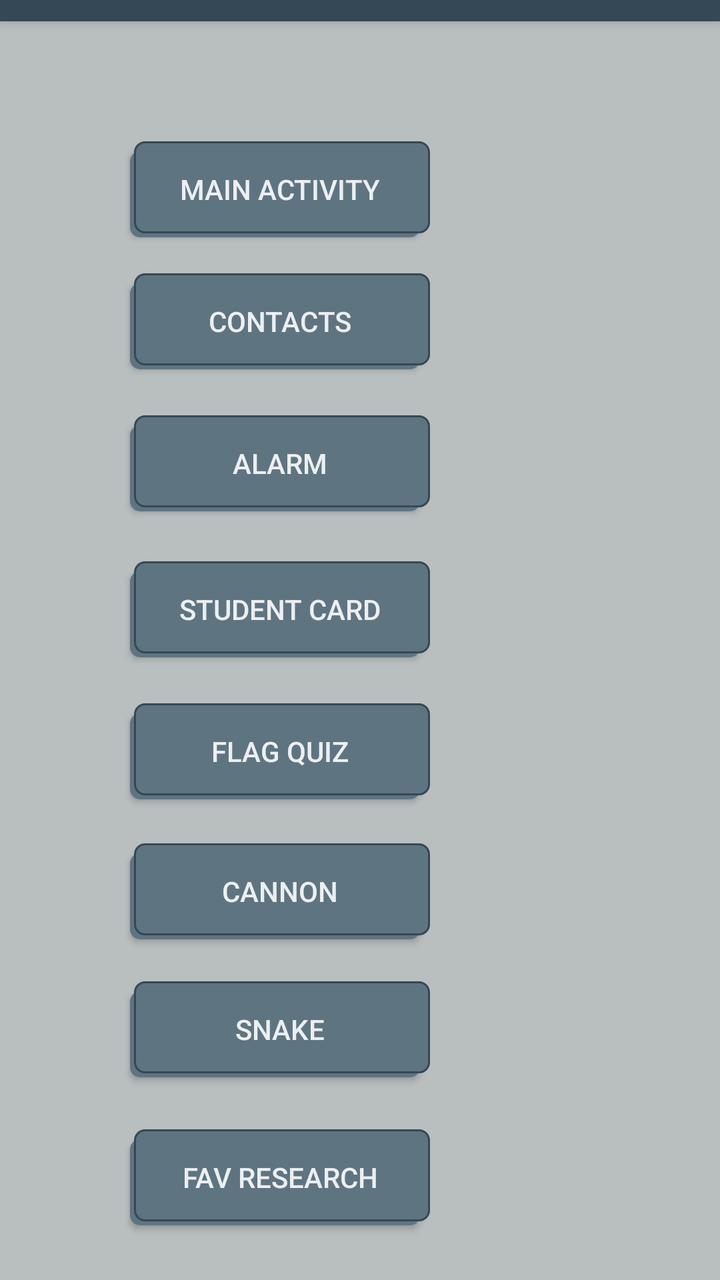
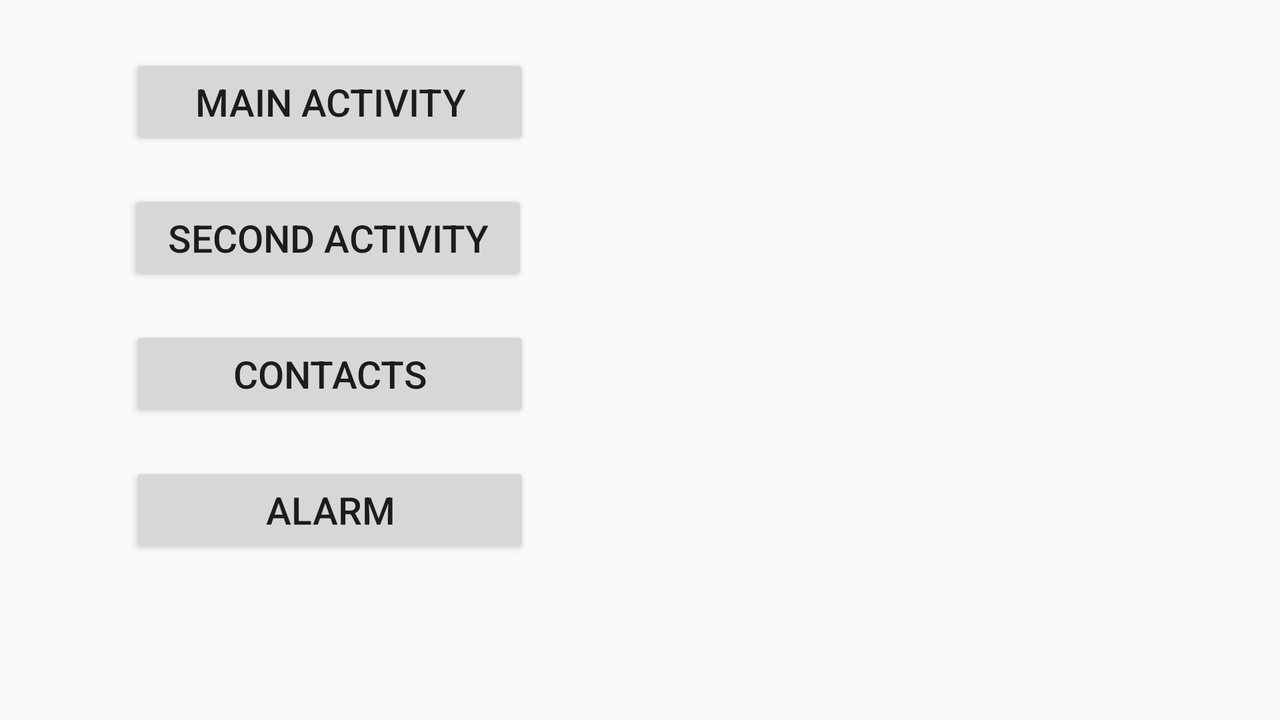

One screen, two layout resources from the same app: the default and the author's alternative for another configuration. Each is rendered where Android would select it; the XML of both is given below.
<!-- AndroidManifest.xml: application theme LauncherTheme -->
<!-- res/layout/activity_launcher.xml -->
<?xml version="1.0" encoding="utf-8"?>
<androidx.constraintlayout.widget.ConstraintLayout xmlns:android="http://schemas.android.com/apk/res/android"
    xmlns:app="http://schemas.android.com/apk/res-auto"
    xmlns:tools="http://schemas.android.com/tools"
    android:layout_width="match_parent"
    android:layout_height="match_parent"
    android:background="@color/backPage"
    tools:context=".LauncherActivity">

    <Button
        android:id="@+id/btnFavRes"
        android:layout_width="150dp"
        android:layout_height="wrap_content"
        android:layout_marginStart="65dp"
        android:layout_marginBottom="73dp"
        android:background="@drawable/selector_button"
        android:textColor="@color/colorTextButtonPrimary"
        android:elevation="@dimen/DefaultSizeElevationButton"
        android:text="@string/txtBtnFavRes"
        android:textSize="@dimen/DefaultSizeTextButton"
        app:layout_constraintBottom_toBottomOf="parent"
        app:layout_constraintStart_toStartOf="parent"
        app:layout_constraintTop_toBottomOf="@+id/btnSnake" />

    <Button
        android:id="@+id/btnSnake"
        android:layout_width="150dp"
        android:layout_height="wrap_content"
        android:layout_marginBottom="26dp"
        android:elevation="@dimen/DefaultSizeElevationButton"
        android:text="@string/txtBtnSnake"
        android:background="@drawable/selector_button"
        android:textColor="@color/colorTextButtonPrimary"
        android:textSize="@dimen/DefaultSizeTextButton"
        app:layout_constraintBottom_toTopOf="@+id/btnFavRes"
        app:layout_constraintEnd_toEndOf="@+id/btnFavRes"
        app:layout_constraintStart_toStartOf="@+id/btnFavRes"
        app:layout_constraintTop_toBottomOf="@+id/btnCannon" />

    <Button
        android:id="@+id/btnCannon"
        android:layout_width="150dp"
        android:layout_height="wrap_content"
        android:layout_marginBottom="21dp"
        android:elevation="@dimen/DefaultSizeElevationButton"
        android:text="@string/txtBtnCannon"
        android:textSize="@dimen/DefaultSizeTextButton"
        android:background="@drawable/selector_button"
        android:textColor="@color/colorTextButtonPrimary"
        app:layout_constraintBottom_toTopOf="@+id/btnSnake"
        app:layout_constraintEnd_toEndOf="@+id/btnSnake"
        app:layout_constraintStart_toStartOf="@+id/btnSnake"
        app:layout_constraintTop_toBottomOf="@+id/btnFlagQuiz" />

    <Button
        android:id="@+id/btnMainActivity"
        android:layout_width="150dp"
        android:layout_height="wrap_content"
        android:layout_marginBottom="18dp"
        android:elevation="@dimen/DefaultSizeElevationButton"
        android:text="@string/txtBtnMainActivity"
        android:textSize="@dimen/DefaultSizeTextButton"
        android:background="@drawable/selector_button"
        android:textColor="@color/colorTextButtonPrimary"
        app:layout_constraintBottom_toTopOf="@+id/btnContacts"
        app:layout_constraintEnd_toEndOf="@+id/btnContacts"
        app:layout_constraintStart_toStartOf="@+id/btnContacts"
        app:layout_constraintTop_toBottomOf="@+id/toolbar" />

    <Button
        android:id="@+id/btnAlarm"
        android:layout_width="150dp"
        android:layout_height="wrap_content"
        android:layout_marginBottom="25dp"
        android:elevation="@dimen/DefaultSizeElevationButton"
        android:text="@string/txtBtnAlarm"
        android:textSize="@dimen/DefaultSizeTextButton"
        android:background="@drawable/selector_button"
        android:textColor="@color/colorTextButtonPrimary"
        app:layout_constraintBottom_toTopOf="@+id/btnStudentActivity"
        app:layout_constraintEnd_toEndOf="@+id/btnStudentActivity"
        app:layout_constraintStart_toStartOf="@+id/btnStudentActivity"
        app:layout_constraintTop_toBottomOf="@+id/btnContacts" />

    <Button
        android:id="@+id/btnContacts"
        android:layout_width="150dp"
        android:layout_height="wrap_content"
        android:layout_marginBottom="23dp"
        android:elevation="@dimen/DefaultSizeElevationButton"
        android:text="@string/txtBtnContacts"
        android:textSize="@dimen/DefaultSizeTextButton"
        android:background="@drawable/selector_button"
        android:textColor="@color/colorTextButtonPrimary"
        app:layout_constraintBottom_toTopOf="@+id/btnAlarm"
        app:layout_constraintEnd_toEndOf="@+id/btnAlarm"
        app:layout_constraintStart_toStartOf="@+id/btnAlarm"
        app:layout_constraintTop_toBottomOf="@+id/btnMainActivity" />

    <androidx.appcompat.widget.Toolbar
        android:id="@+id/toolbar"
        android:layout_width="0dp"
        android:layout_height="@dimen/DefaultSizeAppBar"
        android:layout_marginBottom="60dp"
        android:background="?attr/colorPrimary"
        android:elevation="@dimen/DefaultSizeElevationAppBar"
        android:minHeight="?attr/actionBarSize"
        android:theme="@style/AppTheme"
        app:layout_constraintBottom_toTopOf="@+id/btnMainActivity"
        app:layout_constraintEnd_toEndOf="parent"
        app:layout_constraintStart_toStartOf="parent"
        app:layout_constraintTop_toTopOf="parent" />

    <Button
        android:id="@+id/btnStudentActivity"
        android:layout_width="150dp"
        android:layout_height="wrap_content"
        android:layout_marginBottom="23dp"
        android:elevation="@dimen/DefaultSizeElevationButton"
        android:text="@string/strBtnStudentActivity"
        android:textSize="@dimen/DefaultSizeTextButton"
        android:background="@drawable/selector_button"
        android:textColor="@color/colorTextButtonPrimary"
        app:layout_constraintBottom_toTopOf="@+id/btnFlagQuiz"
        app:layout_constraintEnd_toEndOf="@+id/btnFlagQuiz"
        app:layout_constraintStart_toStartOf="@+id/btnFlagQuiz"
        app:layout_constraintTop_toBottomOf="@+id/btnAlarm" />

    <Button
        android:id="@+id/btnFlagQuiz"
        android:layout_width="150dp"
        android:layout_height="wrap_content"
        android:layout_marginBottom="22dp"
        android:elevation="@dimen/DefaultSizeElevationButton"
        android:text="@string/txtBtnFlagQuiz"
        android:textSize="@dimen/DefaultSizeTextButton"
        android:background="@drawable/selector_button"
        android:textColor="@color/colorTextButtonPrimary"
        app:layout_constraintBottom_toTopOf="@+id/btnCannon"
        app:layout_constraintEnd_toEndOf="@+id/btnCannon"
        app:layout_constraintStart_toStartOf="@+id/btnCannon"
        app:layout_constraintTop_toBottomOf="@+id/btnStudentActivity" />
</androidx.constraintlayout.widget.ConstraintLayout>
<!-- resources referenced by this layout -->
<resources>
  <color name="backPage">#B9BEBE</color>
  <color name="colorTextButtonPrimary">#eceff1</color>
  <dimen name="DefaultSizeAppBar">56dp</dimen>
  <dimen name="DefaultSizeElevationAppBar">4dp</dimen>
  <dimen name="DefaultSizeElevationButton">2dp</dimen>
  <dimen name="DefaultSizeTextButton">14sp</dimen>
  <!-- drawable selector_button (drawable) -->
  <selector xmlns:android="http://schemas.android.com/apk/res/android">
      <item>
          <layer-list>
              <item
                  android:right="5dp"
                  android:top="5dp">
                  <shape>
                      <corners android:radius="5dp" />
                      <gradient android:angle="270"
                          android:endColor="@color/colorPrimaryLight"
                          android:startColor= "@color/colorPrimaryLight" />
                  </shape>
              </item>
              <item
                  android:bottom="2dp"
                  android:left="2dp">
                  <shape>
                      <gradient android:angle="270"
                          android:endColor="@color/colorPrimaryLight"
                          android:startColor="@color/colorPrimaryLight" />
                      <stroke android:width="1dp"
                          android:color="@color/colorPrimary" />
                      <corners android:radius="5dp" />
                      <padding android:bottom="10dp"
                          android:left="10dp"
                          android:right="10dp"
                          android:top="10dp" />
                  </shape>
              </item>
          </layer-list>
      </item>
  
  </selector>
  <string name="strBtnStudentActivity">Student Card</string>
  <string name="txtBtnAlarm">Alarm</string>
  <string name="txtBtnCannon">Cannon</string>
  <string name="txtBtnContacts">Contacts</string>
  <string name="txtBtnFavRes">Fav Research</string>
  <string name="txtBtnFlagQuiz">Flag Quiz</string>
  <string name="txtBtnMainActivity">Main Activity</string>
  <string name="txtBtnSnake">Snake</string>
  <style name="AppTheme" parent="Theme.AppCompat.Light.DarkActionBar">
          
          <item name="colorPrimary">@color/colorPrimary</item>
          <item name="colorPrimaryDark">@color/colorPrimaryDark</item>
          <item name="colorAccent">@color/colorAccent</item>
          <item name="titleTextColor">@color/textColor</item>
          <item name="subtitleTextColor">@color/textColor</item>
      </style>
  <style name="LauncherTheme" parent="Theme.AppCompat.Light.NoActionBar">
          <item name="colorPrimary">@color/colorPrimary</item>
          <item name="colorPrimaryDark">@color/colorPrimaryDark</item>
          <item name="colorAccent">@color/colorAccent</item>
          <item name="titleTextColor">@color/textColor</item>
          <item name="subtitleTextColor">@color/textColor</item>
      </style>
  <color name="colorPrimaryLight">#5f7481</color>
  <color name="colorPrimary">#344955</color>
  <color name="colorPrimaryDark">#232F34</color>
  <color name="colorAccent">#f9AA33</color>
  <color name="textColor">#f9AA33</color>
</resources>
<!-- res/layout-land/activity_launcher.xml (the author's variant of the layout above) -->
<!-- drawn on the phone turned sideways -->
<?xml version="1.0" encoding="utf-8"?>
<androidx.constraintlayout.widget.ConstraintLayout xmlns:android="http://schemas.android.com/apk/res/android"
    xmlns:app="http://schemas.android.com/apk/res-auto"
    xmlns:tools="http://schemas.android.com/tools"
    android:layout_width="match_parent"
    android:layout_height="match_parent"
    tools:context=".LauncherActivity">

    <Button
        android:id="@+id/btnMainActivity"
        android:layout_width="200dp"
        android:layout_height="wrap_content"
        android:layout_marginStart="65dp"
        android:layout_marginTop="27dp"
        android:text="@string/txtBtnMainActivity"
        android:textSize="@dimen/textSizeDefault"
        app:layout_constraintStart_toStartOf="parent"
        app:layout_constraintTop_toTopOf="parent" />

    <Button
        android:id="@+id/btnAlarm"
        android:layout_width="200dp"
        android:layout_height="wrap_content"
        android:layout_marginTop="20dp"
        android:text="@string/txtBtnAlarm"
        android:textSize="@dimen/textSizeDefault"
        app:layout_constraintEnd_toEndOf="@+id/btnContacts"
        app:layout_constraintHorizontal_bias="0.0"
        app:layout_constraintStart_toStartOf="@+id/btnContacts"
        app:layout_constraintTop_toBottomOf="@+id/btnContacts" />

    <Button
        android:id="@+id/btnSecondActivity"
        android:layout_width="200dp"
        android:layout_height="wrap_content"
        android:layout_marginStart="64dp"
        android:layout_marginTop="20dp"
        android:text="@string/txtBtnSecondActivity"
        android:textSize="@dimen/textSizeDefault"
        app:layout_constraintStart_toStartOf="parent"
        app:layout_constraintTop_toBottomOf="@+id/btnMainActivity" />

    <Button
        android:id="@+id/btnContacts"
        android:layout_width="200dp"
        android:layout_height="wrap_content"
        android:layout_marginStart="65dp"
        android:layout_marginTop="20dp"
        android:layout_marginEnd="63dp"
        android:text="@string/txtBtnContacts"
        android:textSize="@dimen/textSizeDefault"
        app:layout_constraintEnd_toEndOf="@+id/btnSecondActivity"
        app:layout_constraintHorizontal_bias="0.0"
        app:layout_constraintStart_toStartOf="parent"
        app:layout_constraintTop_toBottomOf="@+id/btnSecondActivity" />
</androidx.constraintlayout.widget.ConstraintLayout>
<!-- resources referenced by the variant -->
<!-- as the phone turned sideways resolves them -->
<resources>
  <dimen name="textSizeDefault">19sp</dimen>
  <string name="txtBtnAlarm">Alarm</string>
  <string name="txtBtnContacts">Contacts</string>
  <string name="txtBtnMainActivity">Main Activity</string>
  <string name="txtBtnSecondActivity">Second Activity</string>
  <style name="LauncherTheme" parent="Theme.AppCompat.Light.NoActionBar">
          <item name="colorPrimary">@color/colorPrimary</item>
          <item name="colorPrimaryDark">@color/colorPrimaryDark</item>
          <item name="colorAccent">@color/colorAccent</item>
          <item name="titleTextColor">@color/textColor</item>
          <item name="subtitleTextColor">@color/textColor</item>
      </style>
  <color name="colorPrimary">#344955</color>
  <color name="colorPrimaryDark">#232F34</color>
  <color name="colorAccent">#f9AA33</color>
  <color name="textColor">#f9AA33</color>
</resources>
